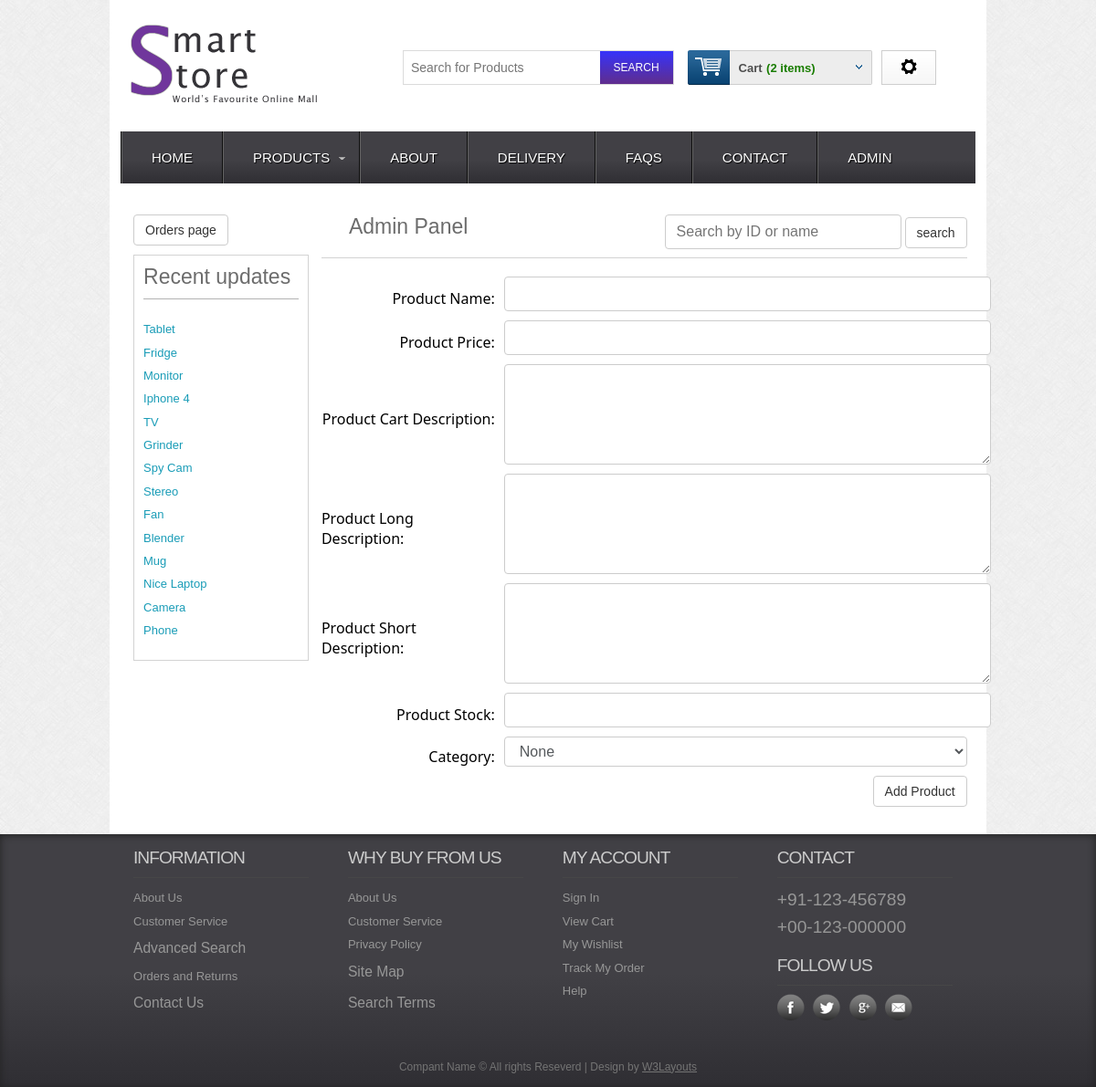
The app's page /admin/admin.php (signed in) with its own data.
### tables this page shows
CREATE TABLE IF NOT EXISTS `products` (
  `ProductID` int(12) NOT NULL AUTO_INCREMENT,
  `ProductSKU` varchar(50) NOT NULL,
  `ProductName` varchar(100) NOT NULL,
  `ProductPrice` float NOT NULL,
  `ProductWeight` float NOT NULL,
  `ProductCartDesc` varchar(250) NOT NULL,
  `ProductShortDesc` varchar(1000) NOT NULL,
  `ProductLongDesc` text NOT NULL,
  `ProductThumbID` int(11) NOT NULL DEFAULT '1',
  `ProductImage` varchar(100) NOT NULL,
  `ProductCategoryID` int(11) DEFAULT NULL,
  `ProductUpdateDate` timestamp NOT NULL DEFAULT CURRENT_TIMESTAMP,
  `ProductStock` int(10) unsigned DEFAULT NULL,
  `ProductLive` tinyint(1) DEFAULT '0',
  `ProductUnlimited` tinyint(1) DEFAULT '1',
  `ProductLocation` varchar(250) DEFAULT NULL,
  `Featured` tinyint(4) NOT NULL DEFAULT '0',
  `Discount` float NOT NULL DEFAULT '0',
  PRIMARY KEY (`ProductID`),
  KEY `ProductName` (`ProductName`)
);

### admin/admin.php (the view, shortened to what this page needs)
<?php
	require '../dbconnect.php';
	require '../inc.header.php';
	require '../inc.menu.php';
?>
 </div>
 <div class="main">
    <div class="content font-segoe">
		<div class="col_1_of_4 span_1_of_4 sidebarborder">
			<div class="margin-bottom-10">
				<a href="<?php echo BASE_URL; ?>/admin/admin_orders?order=processing"><button class="btn btn-default">Orders page</button></a>
			</div>
			<div class="borders customer_sidebar padding-top-10">
				<h2 id="sidebar_header" class="padding-bottom-10">Recent updates</h2>
				<ul>
<?php
		try {
			$stmt = $conn->prepare("SELECT ProductName
										 , ProductID
									FROM products
									ORDER BY ProductUpdateDate desc
									LIMIT 20
									");
			if($stmt->execute() && $stmt->rowCount() > 0)
			{
				while($row=$stmt->fetch(PDO::FETCH_ASSOC)) {
					echo '<li><a href="'.BASE_URL.'/admin/edit?id='.$row['ProductID'].'">'.$row['ProductName'].'</a></li>';
				}
			}
		} catch(PDOException $e) {
			$errmessage = 'An error has occurred. Please try again.';
		}finally {
			$stmt=null;
		}
?>
				</ul>
			</div>
		</div>
		<div class="col_3_of_4 span_3_of_4">
			<?php
				require 'admin_header.php';
			?>
			<div class="customer_header padding-bottom-20">
				<h2>Admin Panel</h2>
			</div>
			<form action="admin" method="post" enctype="multipart/form-data">
				<table class="admin-padding">
					<tbody>
						<tr>
							<td><p>Product Name:</p></td>
							<td><input class="form-control" type="text" name="productName" required></td>
						</tr>
						<tr>
							<td><p>Product Price:</p></td>
							<td><input class="form-control" type="number" name="productPrice" step="any" min="0" required></td>
						</tr>
						<tr>
							<td><p>Product Cart Description:</p></td>
							<td><textarea class="form-control" rows="4" cols="50" name="productCartDescription" required></textarea></td>
						</tr>
						<tr>
							<td><p>Product Long Description:</p></td>
							<td><textarea class="form-control" rows="4" cols="50" name="productLongDescription" required></textarea></td>
						</tr>
						<tr>
							<td><p>Product Short Description:</p></td>
							<td><textarea class="form-control" rows="4" cols="50" name="productShortDescription" required></textarea></td>
						</tr>
						<tr>
							<td><p>Product Stock:</p></td>
							<td><input class="form-control" type="number" name="productStock" required></td>
						</tr>
						<tr>
							<td><p>Category:</p></td>
							<td>
							<select class="form-control" name="productCategory">
								<option value="NULL">None</option>
							</select>
							</td>
						</tr>
						<tr>
							<td></td>
							<td>
								<input class="btn btn-default float-right" type="submit" value="Add Product" name="submit">
							</td>
						</tr>
					</tbody>
				</table>
			</form>
		</div>
    </div>
 </div>
</div>
<?php include '../inc.footer.php'; ?>

### css/mystyle.css (style rules this page uses)
.font-segoe td { font-family: 'Segoe UI', sans-serif !important; }
.padding-bottom-10 { padding-bottom:10px; }
.padding-bottom-20 { padding-bottom:20px !important; }
.padding-top-10 { padding-top:10px !important; }
.float-right { float:right; }
.margin-bottom-10 { margin-bottom:10px; }
.btn { display: inline-block; padding: 6px 12px; margin-bottom: 0; font-size: 14px; font-weight: 400; line-height: 1.42857143; text-align: center; white-space: nowrap; vertical-align: middle; -ms-touch-action: manipulation; touch-action: manipulation; cursor: pointer; -webkit-user-select: none; -moz-user-select: none; -ms-user-select: none; user-select: none; background-image: none; border: 1px solid transparent; border-radius: 4px; }
.btn-default { color: #333; background-color: #fff; border-color: #ccc; }
.form-control { display: block; width: 100%; padding: .375rem .75rem; font-size: 1rem; line-height: 1.5; color: #55595c; background-color: #fff; background-image: none; border: 1px solid #ccc; border-radius: .25rem; }
.col_3_of_4 { float:left; display:block; }
.span_3_of_4 { width:75.5%; padding-top: 1.5%; }
.borders { border:1px solid #d3d3d3; }
.sidebarborder { border:none !important; }
.customer_header { border-bottom:1px solid #d3d3d3; padding-left:30px; margin-bottom:20px; }
#sidebar_header { border-bottom:1px solid #B3B3B3; margin-bottom:20px; }
.customer_sidebar { padding-right:10px; padding-left:10px; padding-bottom:20px; margin-bottom:10px; }
.customer_sidebar a { color:#199CB7 !important; }
.admin-padding td { vertical-align:middle !important; }
.admin-padding td p { float:right; }
.admin-padding td + td { padding-bottom:10px; padding-left:10px; }

### css/style.css (style rules this page uses)
html,body,div,span,applet,object,iframe,h1,h2,h3,h4,h5,h6,p,blockquote,pre,a,abbr,acronym,address,big,cite,code,del,dfn,em,img,ins,kbd,q,s,samp,small,strike,strong,sub,sup,tt,var,b,u,i,dl,dt,dd,ol,nav ul,nav li,fieldset,form,label,legend,table,caption,tbody,tfoot,thead,tr,th,td,article,aside,canvas,details,embed,figure,figcaption,footer,header,hgroup,menu,nav,output,ruby,section,summary,time,mark,audio,video { margin:0;padding:0;border:0;font-size:100%;font:inherit;vertical-align:baseline; }
ol,ul { list-style:none;margin:0;padding:0; }
table { border-collapse:collapse;border-spacing:0; }
a { text-decoration:none; }
body { font-family:Arial, Helvetica, sans-serif; background:url(../images/body_bg3.jpg); }
.content { padding:20px 0; background:#FFF; }
.content h2 { font-size:23px; color:#6C6C6C; font-family: 'Monda', sans-serif; }
.col_1_of_4 { display: block; float:left; margin: 0% 0 1% 1.6%; }
.col_1_of_4:first-child { margin-left: 0; }
.span_1_of_4 { width: 20.5%; padding:1.5%; }
.span_1_of_4 li a { font-size:0.8125em; padding:0.4em 0; color:#979797; font-family :Arial, Helvetica, sans-serif; display:block; }

### records on screen
products: ProductName "Tablet"
products: ProductName "Fridge"
products: ProductName "Monitor"
products: ProductName "Iphone 4"
products: ProductName "TV"
products: ProductName "Grinder"
products: ProductName "Spy Cam"
products: ProductName "Stereo"
products: ProductName "Fan"
products: ProductName "Blender"
products: ProductName "Mug"
products: ProductName "Nice Laptop"
products: ProductName "Camera"
products: ProductName "Phone"

### other values on screen
$count "2"
